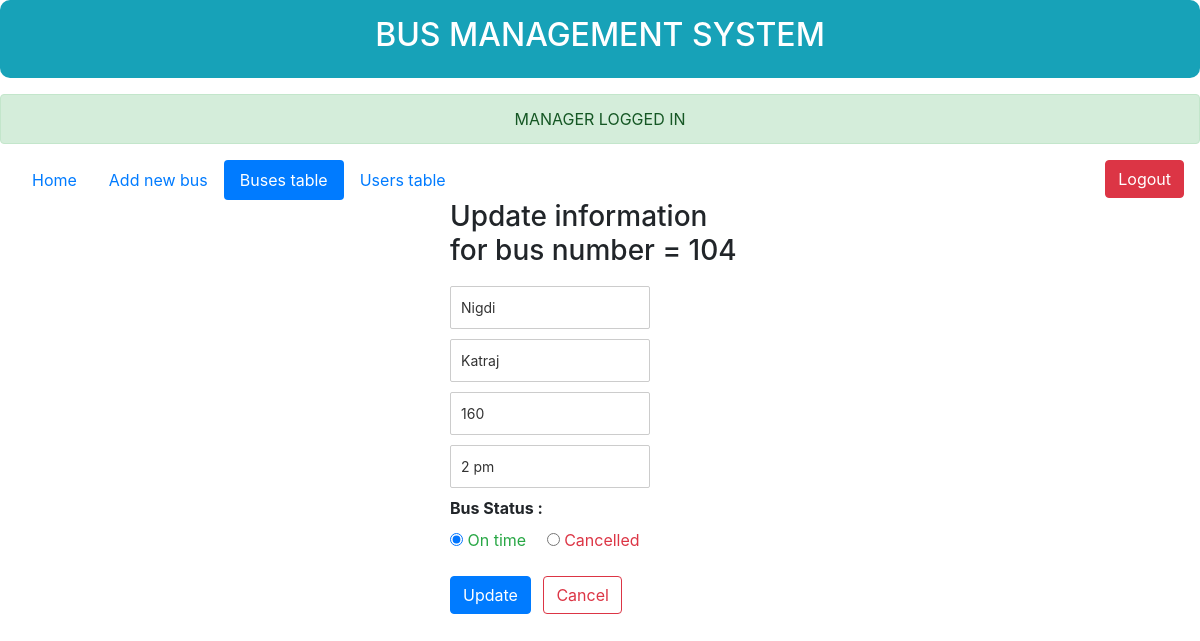
The app's page /update_bus.php?busno=104 (signed in) with its own data.
### tables this page shows
CREATE TABLE IF NOT EXISTS `buses` (
  `busno` varchar(50) NOT NULL,
  `start_station` varchar(50) NOT NULL,
  `end_station` varchar(50) NOT NULL,
  `routeno` varchar(50) NOT NULL,
  `timing` varchar(50) NOT NULL,
  `status` varchar(20) NOT NULL DEFAULT 'On time',
  PRIMARY KEY (`busno`)
);

### update_bus.php (the view, shortened to what this page needs)
<?php
$busno = $_GET['busno'];
require('db.php');
?>
<!DOCTYPE html>
<html>
<head>
<link rel="stylesheet" href="css/style2.css" />
<link rel="stylesheet" href="css/bootstrap.min.css">
</head>
<body>
<?php
if (isset($_REQUEST['start_station'])){
		$start_station = stripslashes($_REQUEST['start_station']);
		$start_station = mysqli_real_escape_string($con,$start_station);
		$end_station = stripslashes($_REQUEST['end_station']);
		$end_station = mysqli_real_escape_string($con,$end_station);
		$routeno = stripslashes($_REQUEST['routeno']);
		$routeno = mysqli_real_escape_string($con,$routeno);
		$timing = stripslashes($_REQUEST['timing']);
		$timing = mysqli_real_escape_string($con,$timing);
		$status = stripslashes($_REQUEST['status']);
		$status = mysqli_real_escape_string($con,$status);
        $query = "UPDATE buses SET start_station='$start_station', end_station='$end_station', routeno='$routeno', timing='$timing', status='$status' WHERE busno=$busno";
        $result = mysqli_query($con, $query);
        if($result){
            echo "<div class='form'><h3>Information updated successfully.</h3><br/>Click here to <a href='buses_table.php'>View buses table</a></div>";
    	}
    }else{
?>
<div class="menu">
            <div class="p-3 mb-2 bg-info text-white" id="heading1">
                <h2><a class="text-white" href="manager_index.php">BUS MANAGEMENT SYSTEM</a></h2>
            </div>
			<?php echo '<center><div class="alert alert-success mt-3" role="alert">
  MANAGER LOGGED IN
  </center></button>
</div>' ?>
		<div class="ml-3">
			<ul class="nav nav-pills">
			  <li class="nav-item">
			    <a class="nav-link" href="manager_index.php">Home</a>
			  </li>
			  <li class="nav-item">
			    <a class="nav-link" href="add_bus.php">Add new bus</a>
			  </li>
			  <li class="nav-item">
			    <a class="nav-link active" href="buses_table.php">Buses table</a>
			  </li>
			  <li class="nav-item">
			    <a class="nav-link" href="users_table.php">Users table</a>
			  </li>
			  <div class="navbar-nav ml-auto mr-3">
			  	<a class="btn btn-danger" href="manager_logout.php" role="button">Logout</a>
			  </div>
			</ul>
		</div>
<div class="form">
<h3>Update information for bus number = <?php $res = mysqli_query($con,"SELECT * FROM buses where busno=$busno");
							$row = mysqli_fetch_array($res);
							echo $row['busno']; ?>
</h3>
<form name="update_bus" action="" method="post">
<input type="text" name="start_station" placeholder="New start station" value="<?php echo $row['start_station']; ?>" required />
<input type="text" name="end_station" placeholder="New end station" value="<?php echo $row['end_station']; ?>" required />
<input type="text" name="routeno" placeholder="New route number" value="<?php echo $row['routeno']; ?>" required />
<input type="text" name="timing" placeholder="New timing" value="<?php echo $row['timing']; ?>" required />
<br>
<label class="font-weight-bold mt-2">Bus Status :</label> <br>
<?php $status = $row['status']; ?>
<input type="radio" id="i1" name="status" value="On time" <?php if ($status == 'On time') echo 'checked="checked"'; ?>" />
<label class="text-success" for="i1">On time</label>
<input type="radio" id="i2" class="ml-3" name="status" value="Cancelled" <?php if ($status == 'Cancelled') echo 'checked="checked"'; ?>" />
<label class="text-danger" for="i2">Cancelled</label>
<br>
<button type="submit" class="btn btn-primary mt-3">Update</button>
<a class="btn btn-outline-danger ml-2 mt-3" href="buses_table.php" role="button">Cancel</a>
</form>
<br />
<br /><br />
</div>
<?php } ?>
</body>
</html>

### css/style2.css (style rules this page uses)
body { font-family:Arial, Sans-Serif; }
a { color:#0471b9; text-decoration:none; }
.form { width: 300px; margin: 0 auto; }
input[type='text'], input[type='email'], input[type='password'] { width: 200px; border-radius: 2px;border: 1px solid #CCC; padding: 10px; color: #333; font-size: 14px; margin-top: 10px; }
#heading1 { font-style: initial color: blue; background-color: rgb(240, 240, 228); border-radius: 10px; text-align: center; align-content: center; padding:10px; }
.menu { border-radius: 10px; text-align: left; }

### records on screen
buses: busno "104", start_station "Nigdi", end_station "Katraj", routeno "160", timing "2 pm", status "☑ On time", status "☐ Cancelled"
